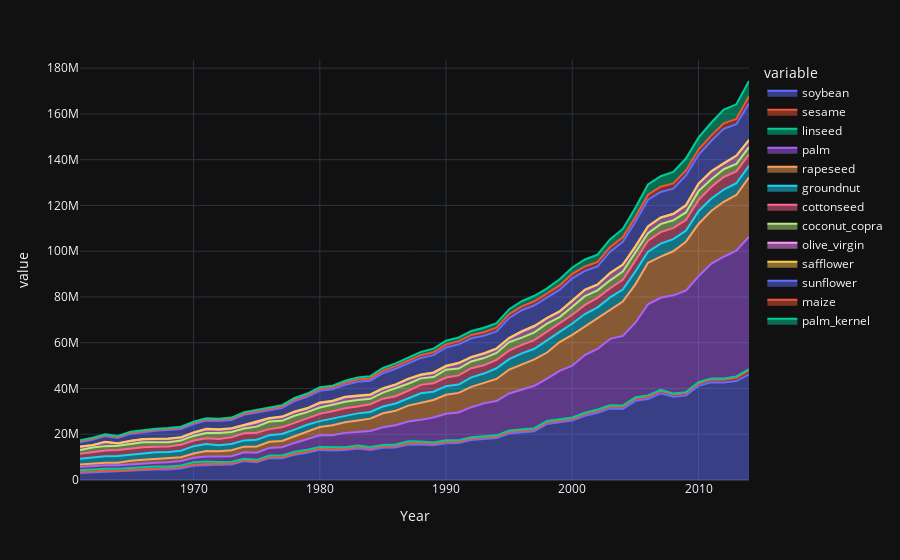

Here is the notebook cell this chart was saved with:
### Code cell
veg_oil_fig = px.area(
    veg_oil_yearly_production,
    x='Year',
    y=veg_oil_yearly_production.columns[1:]
)
veg_oil_fig.update_traces(textfont_size=16, hovertemplate=None)
veg_oil_fig.update_layout(hovermode="x")

veg_oil_fig.show()
